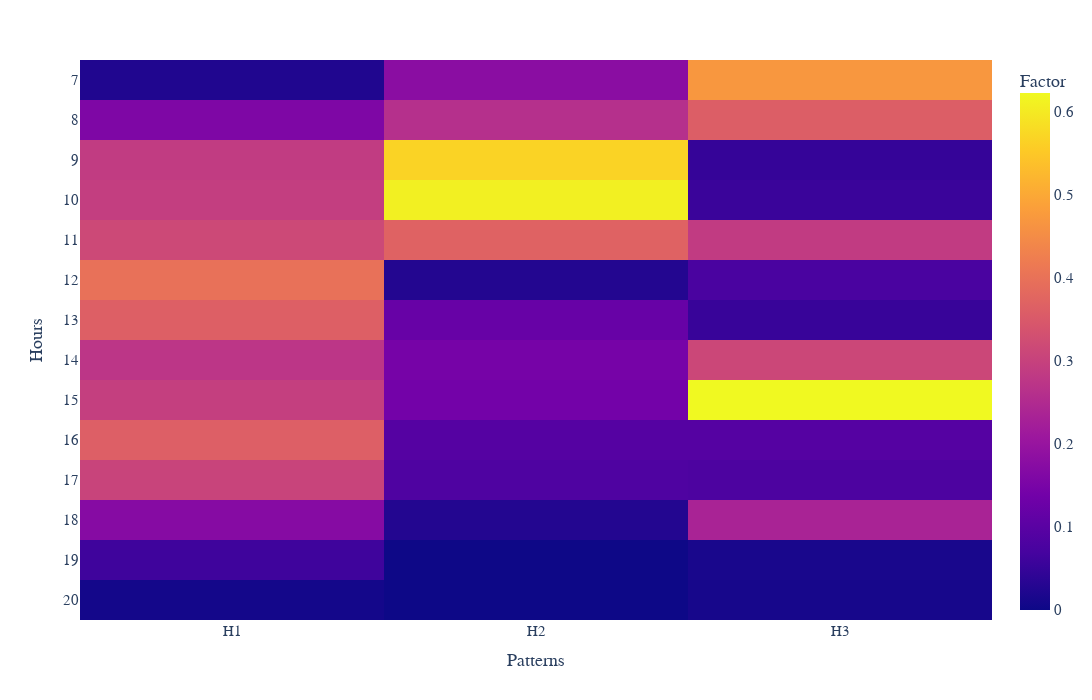

Notebook code for this chart:
### Code cell
fig = px.imshow(factor1[0],aspect="auto",
                labels=dict(y="Hours", x="Patterns", color="Factor"),
                y=[7,8,9,10,11,12,13,14,15,16,17,18,19,20],
                x=['H1','H2','H3'],
                #title="Hourly Temporal Pattern",
                width=1200,
                height=700,
                # color_continuous_scale='aggrnyl',
                # color_continuous_scale='aggrnyl_r'
                )

fig.update_layout(
    font_family='Arial',
    font_size=15
)
fig.update(layout=dict(title=dict(x=0.5)))

fig.update_xaxes(side="bottom",tickmode='linear')
fig.update_yaxes(tickmode='linear')
fig.show()
fig.write_image('graphs/hr_temp_ptn_heatmap_1.jpeg',scale=(150 / 25.4) / (700 / 900))
fig.write_image('graphs/hr_temp_ptn_heatmap_1.pdf',scale=(150 / 25.4) / (700 / 300))

### Figure 1 — Plotly figure (JSON) as saved in the notebook; plotly's stock layout.template omitted (floating-point values rounded to 4 significant figures)
{"data": [{"coloraxis": "coloraxis", "hovertemplate": "Patterns: %{x}<br>Hours: %{y}<br>Factor: %{z}<extra></extra>", "name": "0", "type": "heatmap", "x": ["H1", "H2", "H3"], "xaxis": "x", "y": [7, 8, 9, 10, 11, 12, 13, 14, 15, 16, 17, 18, 19, 20], "yaxis": "y", "z": [[0.02326, 0.1775, 0.4698], [0.1579, 0.2605, 0.3595], [0.2871, 0.5666, 0.04884], [0.292, 0.6095, 0.05503], [0.3146, 0.3681, 0.2857], [0.3982, 0.02708, 0.07489], [0.3625, 0.1203, 0.0526], [0.2742, 0.1456, 0.3118], [0.2934, 0.1407, 0.6223], [0.3613, 0.09246, 0.09223], [0.3049, 0.08379, 0.07985], [0.1711, 0.02709, 0.2343], [0.06126, 0.001108, 0.01516], [0.008788, 2.864e-05, 0.01276]]}], "layout": {"coloraxis": {"colorbar": {"title": {"text": "Factor"}}, "colorscale": [[0, "#0d0887"], [0.1111, "#46039f"], [0.2222, "#7201a8"], [0.3333, "#9c179e"], [0.4444, "#bd3786"], [0.5556, "#d8576b"], [0.6667, "#ed7953"], [0.7778, "#fb9f3a"], [0.8889, "#fdca26"], [1, "#f0f921"]]}, "font": {"family": "Arial", "size": 15}, "height": 700, "margin": {"t": 60}, "title": {"x": 0.5}, "width": 1200, "xaxis": {"anchor": "y", "domain": [0, 1], "side": "bottom", "tickmode": "linear", "title": {"text": "Patterns"}}, "yaxis": {"anchor": "x", "autorange": "reversed", "domain": [0, 1], "tickmode": "linear", "title": {"text": "Hours"}}}}
